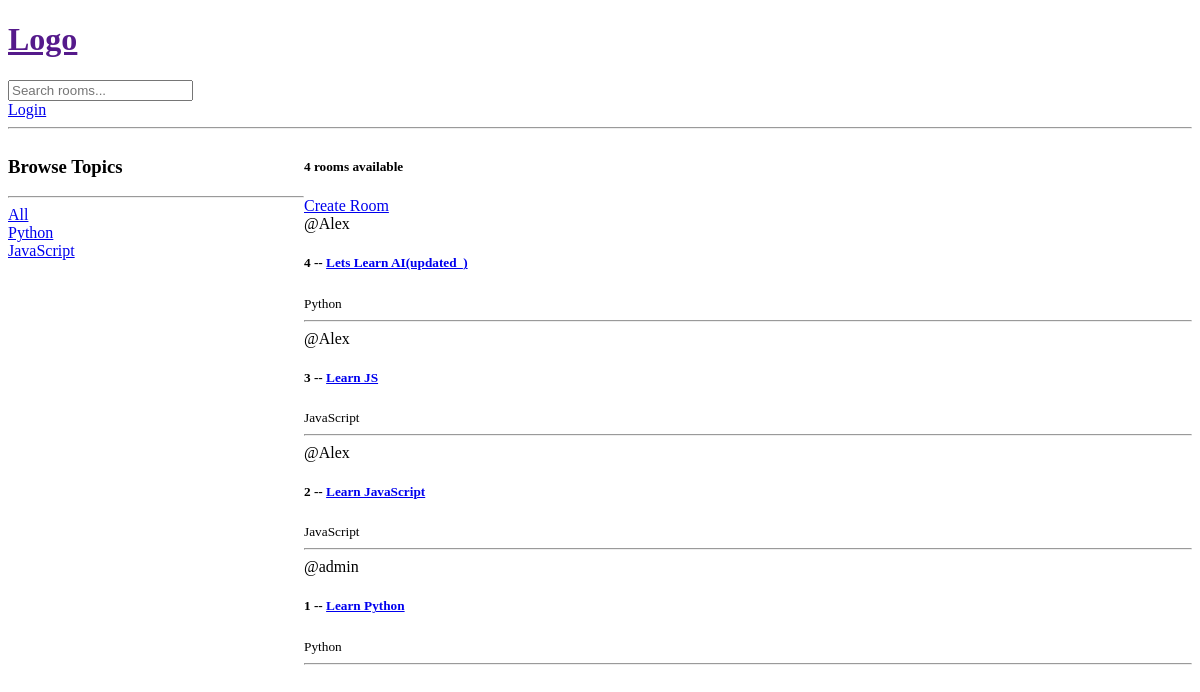
The app's page /, older data.
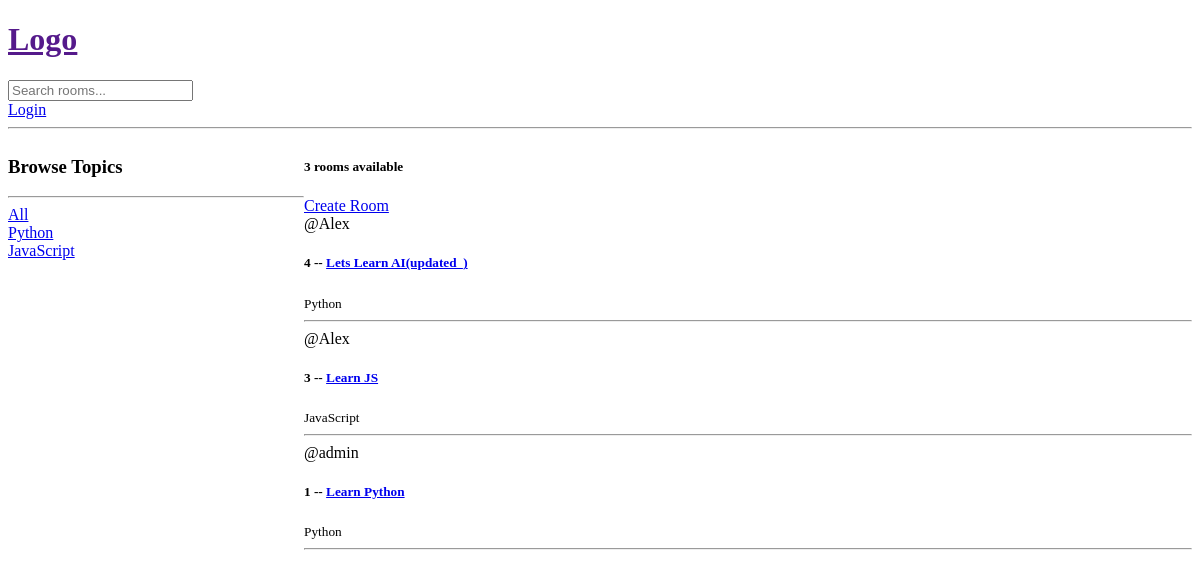
The same page, newer data.
### base/models.py (models this page shows, shortened)
class Topic(models.Model):
    name = models.CharField(max_length=200)

class Room(models.Model):
    host = models.ForeignKey(User, on_delete=models.SET_NULL, null=True)
    topic = models.ForeignKey(Topic, on_delete=models.SET_NULL, null=True)
    name = models.CharField(max_length=200)
    description = models.TextField(null=True, blank=True)
    updated = models.DateTimeField(auto_now=True)
    created = models.DateTimeField(auto_now_add=True)
    class Meta:
        ordering = ['-updated', '-created']

### base/views.py (the view)
# urls.py: path('', views.home, name='home'),
def home(request):
    q = request.GET.get('q') if request.GET.get('q') != None else ''
    rooms = Room.objects.filter(
        Q(topic__name__icontains=q) |
        Q(name__icontains=q) |
        Q(description__icontains=q),
    )
    room_count = rooms.count()
    topics = Topic.objects.all()
    context = {'rooms': rooms, 'topics': topics, 'room_count': room_count}
    return render(request, 'base/home.html', context)

### base/templates/base/home.html (shortened to what this page needs)
{% extends 'main.html' %}
{% block content %}
    <div class="home-container">
        <div>
            <h3>Browse Topics</h3>
            <hr>
            <div>
                <a href="{% url 'home' %}">All</a>
            </div>
            {% for topic in topics %}
                <div>
                    <a href="{% url 'home' %}?q={{ topic.name }}">{{ topic.name }}</a>
                </div>
            {% endfor %}
        </div>
        <div>
            <h5>{{ room_count }} rooms available</h5>
            <a href="{% url 'create-room' %}">Create Room</a>
            <div>
                {% for room in rooms %}
                    <div>
                        <span>@{{ room.host.username }}</span>
                        <h5>{{ room.id }} -- <a href="{% url 'room' room.id %}">{{ room.name }}</a></h5>
                        <small>{{ room.topic.name }}</small>
                        <hr>
                    </div>
                {% endfor %}
            </div>
        </div>
    </div>
{% endblock %}

Row changes from the older to the newer data that the page shows:
removed Room: host.username "Alex", id "2", name "Learn JavaScript", topic.name "JavaScript"
Text that changed along with them:
{{ room_count }}: "4" → "3"
